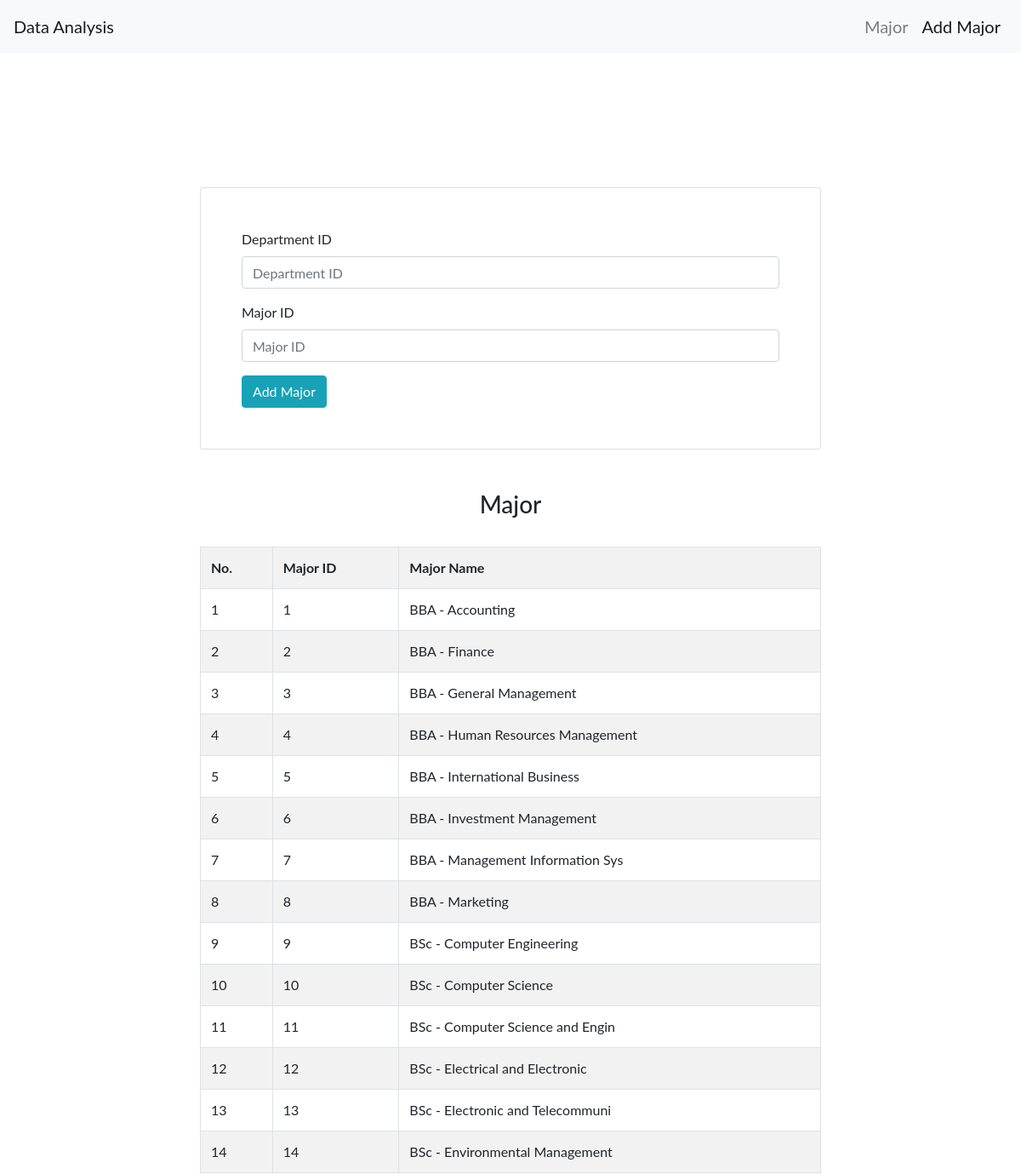
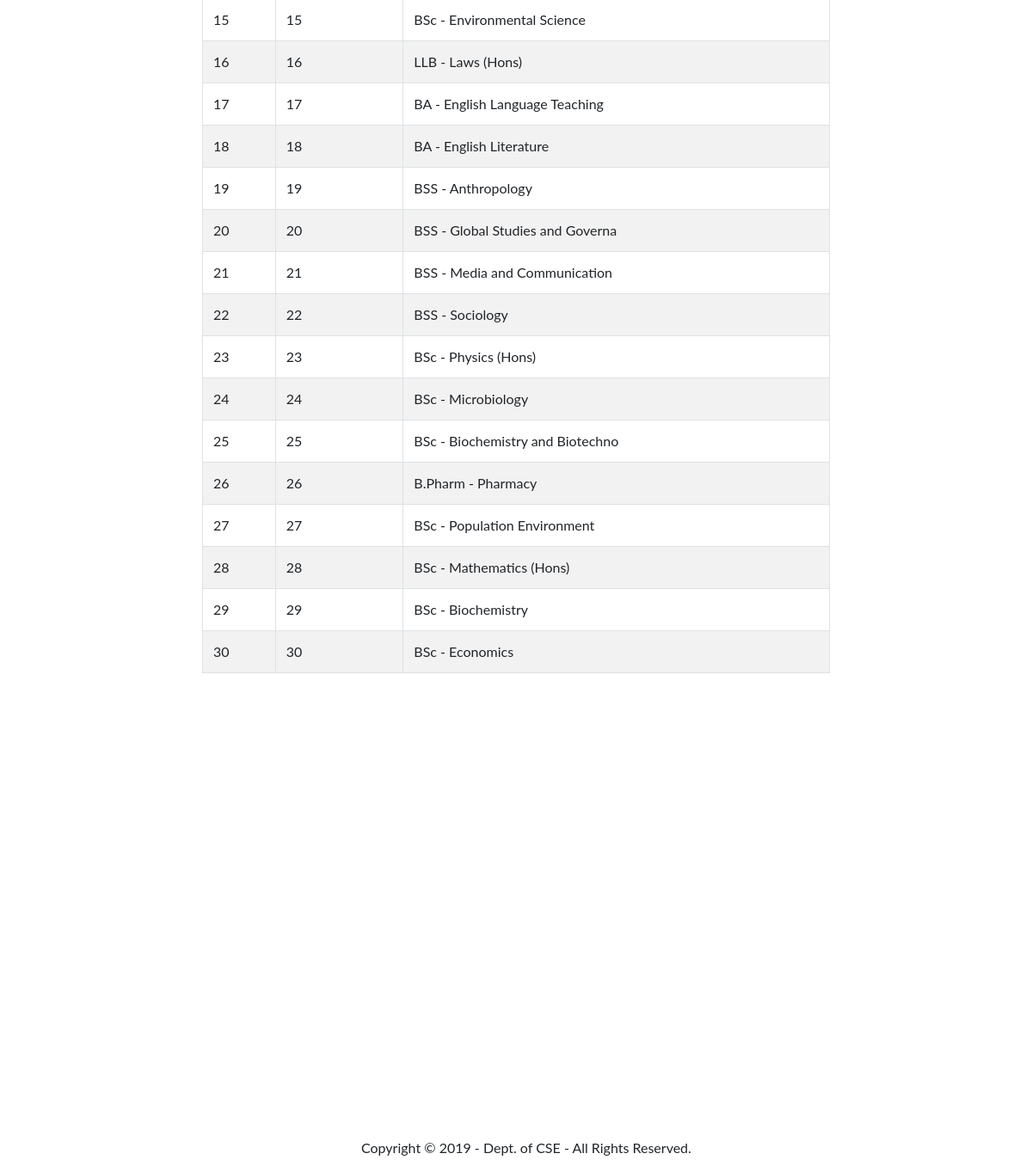
/addmajor.php, run on the app's committed database (2 pictures, top to bottom).
### tables this page shows
CREATE TABLE `major` (
  `mid` int(11) NOT NULL,
  `mname` varchar(32) NOT NULL,
  `did` int(11) NOT NULL
);

### addmajor.php (the view, shortened to what this page needs)
<?php
include_once 'dbConfig.php';
$query = "SELECT * FROM major";
$result = mysqli_query($con, $query);
$cnt=0;
?>
<!DOCTYPE html>
<html>
<head>
	<link rel="stylesheet" href="https://stackpath.bootstrapcdn.com/bootstrap/4.3.1/css/bootstrap.min.css">
	<link rel="stylesheet" type="text/css" href="./css/stylesheet.css">
</head>
<body>
	<div class="container-fluid">
		<nav class="navbar fixed-top navbar-expand-lg navbar-light bg-light">
		  <div class="collapse navbar-collapse" id="navbarTogglerDemo01">
			   <a class="navbar-brand" href="#" target="_blank">Data Analysis</a>
			    <ul class="navitem navbar-nav ml-auto mt-2 mt-lg-0">
			      <li class="nav-item ">
			        <a class="nav-link" href="major.php">Major</span></a>
			      </li>
			      <li class="nav-item active">
			        <a class="nav-link" href="addschool.php" >Add Major<span class="sr-only">(current)</a>
			      </li>
			    </ul>
		  </div>
		</nav>
		<div class="homcontainer1 container">
			<div class="row">
				<div class="col-lg-2 col-md-2 col-sm-2">
				</div>
				<div class="col-lg-8 col-md-8 col-sm-8">
					<div class="card myschoolcard px-5 py-5">
						<form method="POST" action="addmajor.php">
						  <div class="form-group">
						    <label for="formGroupExampleInput">Department ID</label>
						    <input type="text" class="form-control" name="did" id="formGroupExampleInput" placeholder="Department ID" required>
						  </div>
						  <div class="form-group">
						    <label for="formGroupExampleInput">Major ID</label>
						    <input type="text" class="form-control" name="mid" id="formGroupExampleInput" placeholder="Major ID" required>
						  </div>
						   <button type="submit" name="insert" class="btn btn-info">Add Major</button>
						</form>
					</div>
				</div>
				<div class="col-lg-2 col-md-2 col-sm-2">
				</div>
			</div>
		</div>
		<div class="container mt-5">
			<div class="row">
				<div class="col-lg-2 col-md-2 col-sm-2">
				</div>
				<div class="col-lg-8 col-md-8 col-sm-8">
					   <h3 align="center">Major</h3>
					   <br />
					   <div class="table-responsive">
					    <table class="table table-bordered table-striped">
					     <tr>
					      <th>No.</th>
					      <th>Major ID</th>
					      <th>Major Name</th>
					     </tr>
					     <?php
					     while($row = mysqli_fetch_array($result))
					     {
					     	$cnt++;
					      echo '
					      <tr>
					       <td>'.$cnt.'</td>
					       <td>'.$row["mid"].'</td>
					       <td>'.$row["mname"].'</td>
					      </tr>
					      ';
					     }
					     ?>
					    </table>
					   </div>
				</div>
				<div class="col-lg-2 col-md-2 col-sm-2">
				</div>
			</div>
		</div>
	<footer>
		<div class="container-fluid">
			<div class="row ">
				<div class="col-4">
				</div>
				<div class="footercontent col-8">
					<p>Copyright © 2019 - Dept. of CSE - All Rights Reserved.</p>
				</div>
			</div>
		</div>
	</footer>
</body>
</html>

### stylesheet.css (style rules this page uses)
body { font-family: "Lato", sans-serif; }
a { color: #FFFF; font-size:20px; }
a:link { text-decoration: none; }
footer { margin-top: 32.75rem; }
.homcontainer1 { margin-top: 13.75rem !important; }
.myschoolcard { padding-left: 1.25rem ; }

### data on the page
major: mid "1", mname "BBA - Accounting"
major: mid "2", mname "BBA - Finance"
major: mid "3", mname "BBA - General Management"
major: mid "4", mname "BBA - Human Resources Management"
major: mid "5", mname "BBA - International Business"
major: mid "6", mname "BBA - Investment Management"
major: mid "7", mname "BBA - Management Information Sys"
major: mid "8", mname "BBA - Marketing"
major: mid "9", mname "BSc - Computer Engineering"
major: mid "10", mname "BSc - Computer Science"
major: mid "11", mname "BSc - Computer Science and Engin"
major: mid "12", mname "BSc - Electrical and Electronic"
major: mid "13", mname "BSc - Electronic and Telecommuni"
major: mid "14", mname "BSc - Environmental Management"
major: mid "15", mname "BSc - Environmental Science"
major: mid "16", mname "LLB - Laws (Hons)"
major: mid "17", mname "BA - English Language Teaching"
major: mid "18", mname "BA - English Literature"
major: mid "19", mname "BSS - Anthropology"
major: mid "20", mname "BSS - Global Studies and Governa"
major: mid "21", mname "BSS - Media and Communication"
major: mid "22", mname "BSS - Sociology"
major: mid "23", mname "BSc - Physics (Hons)"
major: mid "24", mname "BSc - Microbiology"
major: mid "25", mname "BSc - Biochemistry and Biotechno"
major: mid "26", mname "B.Pharm - Pharmacy"
major: mid "27", mname "BSc - Population Environment"
major: mid "28", mname "BSc - Mathematics (Hons)"
major: mid "29", mname "BSc - Biochemistry"
major: mid "30", mname "BSc - Economics"
